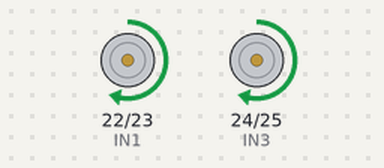
Simulated run of this sketch. Board: Arduino Mega 2560, built with avr-gcc and run on an emulated ATmega2560. Shown: motor-driver pin pairs drawn as motors (green arrow = first pin HIGH = forward, orange = second pin HIGH = backward, longer = more drive, scaled by the enable pin).

Above: at 1.5 s.
At 4.5 s:
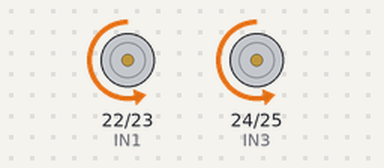
Timing chart, 0 to 7.8 s (numbered marks = the images above):
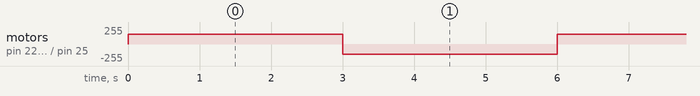

The sketch:

prueba_motores.ino
```cpp
// Definición de pines para el Puente H
const int ENA = 6;  // Control de velocidad Motor A (PWM)
const int ENB = 7;  // Control de velocidad Motor B (PWM)

const int IN1 = 22; // Dirección Motor A
const int IN2 = 23; // Dirección Motor A
const int IN3 = 24; // Dirección Motor B
const int IN4 = 25; // Dirección Motor B

const int VELOCIDAD = 150; // Velocidad de prueba (0 a 255)

void setup() {
  pinMode(ENA, OUTPUT);
  pinMode(ENB, OUTPUT);
  pinMode(IN1, OUTPUT);
  pinMode(IN2, OUTPUT);
  pinMode(IN3, OUTPUT);
  pinMode(IN4, OUTPUT);
}

void loop() {
  // --- MOVER HACIA ADELANTE ---
  digitalWrite(IN1, HIGH);
  digitalWrite(IN2, LOW);
  digitalWrite(IN3, HIGH);
  digitalWrite(IN4, LOW);
  analogWrite(ENA, VELOCIDAD);
  analogWrite(ENB, VELOCIDAD);
  delay(3000); // Avanza 3 segundos

  // --- MOVER HACIA ATRÁS ---
  digitalWrite(IN1, LOW);
  digitalWrite(IN2, HIGH);
  digitalWrite(IN3, LOW);
  digitalWrite(IN4, HIGH);
  analogWrite(ENA, VELOCIDAD);
  analogWrite(ENB, VELOCIDAD);
  delay(3000); // Retrocede 3 segundos
}
```

Measured:
- by itself, motor on pin 22 (IN1) / pin 23 (IN2), motor on pin 24 (IN3) / pin 25 (IN4): alternates forward 150/255 for 3.0 s and backward 150/255 for 3.0 s
